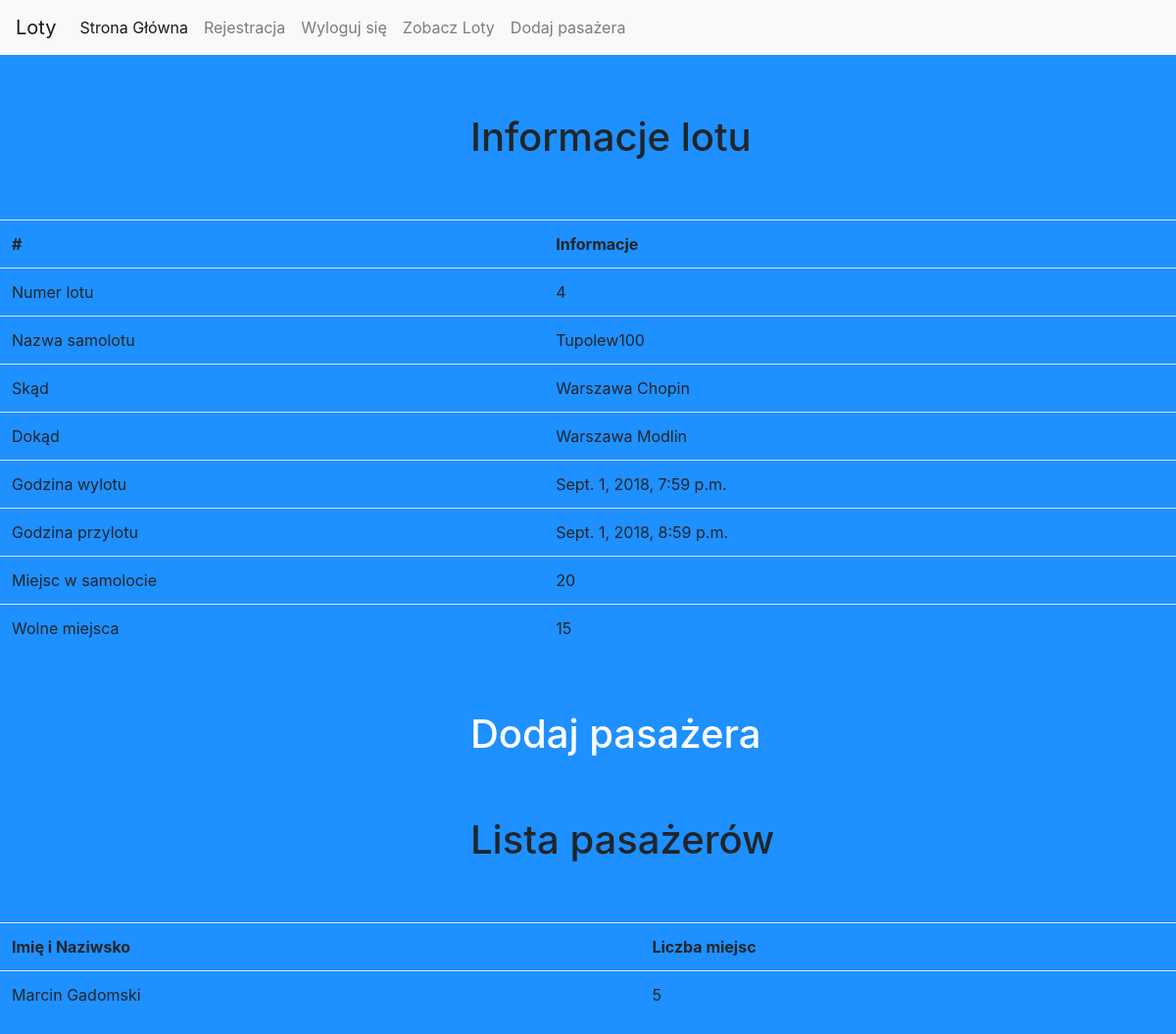
Page /lot_info/4 (signed in) on the committed database.
### Samoloty/models.py (models this page shows, shortened)
class Flight(models.Model):
    plane_id = models.ForeignKey(Plane, on_delete=models.CASCADE)
    flight_id = models.AutoField(primary_key=True)
    start_terminal = models.CharField(max_length=50,blank=False, null=False)
    land_terminal = models.CharField(max_length=50, blank=False, null=False)
    start_time = models.DateTimeField('Start Time')
    land_time = models.DateTimeField('Land Time')
    def left_seats(self):
        seats_sum = Ticket.objects.filter(flight_id=self).values('seats').aggregate(Sum('seats'))
        if seats_sum['seats__sum'] is None:
            seats_sum['seats__sum'] = 0
        left = self.plane_id.places - seats_sum['seats__sum']
        return left

class Plane(models.Model):
    id = models.CharField(max_length=50, primary_key=True)
    places = models.IntegerField()

class Ticket(models.Model):
    flight_id = models.ForeignKey(Flight, on_delete=models.CASCADE)
    owner = models.ForeignKey(Passenger, on_delete=models.CASCADE)
    seats = models.IntegerField(default=1, blank=False, null=False)
    class Meta:
        unique_together = (("owner", "flight_id"),)

class Passenger(models.Model):
    name = models.CharField(max_length=50, blank=False, null=False)
    surname = models.CharField(max_length=670, blank=False, null=False)
    class Meta:
        unique_together = (("name", "surname"),)
    def __str__(self):
        return self.name + ' ' + self.surname

### Samoloty/views.py (the view)
# urls.py: path('lot_info/<flight_id>',  views.flight_info, name='flight_info'),
@login_required
def flight_info(request, flight_id):
    my_flight = Flight.objects.filter(flight_id=flight_id)
    tickets = Ticket.objects.filter(flight_id=flight_id)
    if my_flight.__len__() > 0:
        left_seats = my_flight[0].left_seats()
    else:
        left_seats = 0
    context = {
        'my_flight': my_flight,
        'tickets': tickets,
        'left_seats': left_seats
    }
    return render(request, 'flight_info.html', context=context)

### templates/flight_info.html
{% extends 'base.html' %}
{% block content %}
    {% if user.is_authenticated %}
        {% if my_flight %}
            <h1 style="margin-top: 5%; margin-left: 40%; margin-bottom: 5%">Informacje lotu</h1>
            <table class="table">
                <tr>
                    <th scope="col">#</th>
                    <th scope="col">Informacje</th>
                </tr>
                <tr>
                    <td>Numer lotu</td>
                    <td>{{ my_flight.0.flight_id }}</td>
                </tr>
                <tr>
                    <td>Nazwa samolotu</td>
                    <td>{{ my_flight.0.plane_id.id }}</td>
                </tr>
                <tr>
                    <td>Skąd</td>
                    <td>{{ my_flight.0.start_terminal }}</td>
                </tr>
                <tr>
                    <td>Dokąd</td>
                    <td>{{ my_flight.0.land_terminal }}</td>
                </tr>
                <tr>
                    <td>Godzina wylotu</td>
                    <td>{{ my_flight.0.start_time }}</td>
                </tr>
                <tr>
                    <td>Godzina przylotu</td>
                    <td>{{ my_flight.0.land_time }}</td>
                </tr>
                <tr>
                    <td>Miejsc w samolocie</td>
                    <td>{{ my_flight.0.plane_id.places }}</td>
                </tr>
                <tr>
                    <td>Wolne miejsca</td>
                    <td>{{ left_seats }}</td>
                </tr>
            </table>
            <a href="{% url 'add_ticket' my_flight.0.flight_id %}"><h1 style="margin-left: 40%; margin-top: 5%; margin-bottom: 5%; color: white">Dodaj pasażera</h1></a>
            {% if tickets %}
                <h1 style="margin-top: 5%; margin-left: 40%; margin-bottom: 5%">Lista pasażerów</h1>
                <table class="table">
                    <tr>
                        <th>Imię i Naziwsko</th>
                        <th>Liczba miejsc</th>
                    </tr>
                    {% for t in tickets%}
                        <tr>
                            <td>{{ t.owner }}</td>
                            <td>{{ t.seats }}</td>
                        </tr>
                    {% endfor %}
                </table>
            {% else %}
                <h1 style="margin-left: 40%; margin-top: 5%; margin-bottom: 5%">Brak pasażerów</h1>
            {% endif %}
        {% else %}
            <h1 style="margin-left: 30%; margin-top: 10%">BRAK PODANEGO LOTU</h1>
        {% endif %}
    {% endif %}
{% endblock %}

### templates/base.html (style rules this page uses)
body { background-color: dodgerblue; }

### rows in the picture
Flight: flight_id "4", plane_id "Tupolew100", start_terminal "Warszawa Chopin", land_terminal "Warszawa Modlin", start_time "Sept. 1, 2018, 7:59 p.m.", land_time "Sept. 1, 2018, 8:59 p.m.", plane_id.places "20"
Ticket: owner "Marcin Gadomski", seats "5"

### other values in the picture
{{ left_seats }} "15"
